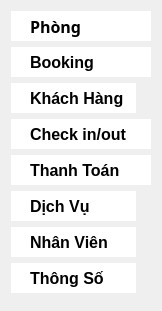
   <widget class="QWidget" name="verticalLayoutWidget">
    <property name="geometry">
     <rect>
      <x>0</x>
      <y>130</y>
      <width>151</width>
      <height>311</height>
     </rect>
    </property>
    <layout class="QVBoxLayout" name="verticalMain">
     <property name="sizeConstraint">
      <enum>QLayout::SetDefaultConstraint</enum>
     </property>
     <item>
      <widget class="QPushButton" name="btnNavRoom">
       <property name="minimumSize">
        <size>
         <width>0</width>
         <height>30</height>
        </size>
       </property>
       <property name="font">
        <font>
         <family>Montserrat</family>
         <pointsize>12</pointsize>
         <weight>75</weight>
         <bold>true</bold>
        </font>
       </property>
       <property name="layoutDirection">
        <enum>Qt::LeftToRight</enum>
       </property>
       <property name="styleSheet">
        <string notr="true">QPushButton {
	padding-left: 19px;
	background-color: white;
	border:1px;
	font-family: &quot;Montserrat&quot;;
	font-size:12pt;
	font-weight: bold;
	text-align: left;
}
QPushButton:hover {
	background-color: #fafafa;
	border:1px;
	font-family: &quot;Montserrat&quot;;
	font-size:13pt;
	font-weight: bold;
	text-align: left;
	border-left:3px solid #286cff;
}
QPushButton:checked {
	background-color: #fafafa;
	border:1px;
	font-family: &quot;Montserrat&quot;;
	font-size:13pt;
	font-weight: bold;
	text-align: left;
	border-left:3px solid #286cff;
}
	</string>
       </property>
       <property name="text">
        <string>Phòng</string>
       </property>
       <property name="checkable">
        <bool>true</bool>
       </property>
       <property name="autoExclusive">
        <bool>true</bool>
       </property>
      </widget>
     </item>
     <item>
      <widget class="QPushButton" name="btnNavBooking">
       <property name="minimumSize">
        <size>
         <width>0</width>
         <height>30</height>
        </size>
       </property>
       <property name="styleSheet">
        <string notr="true">QPushButton {
	padding-left: 19px;
	background-color:white;
	border:1px;
	font-family: &quot;Montserrat&quot;;
	font-size:12pt;
	font-weight: bold;
	text-align: left;
}
QPushButton:hover {
	background-color:#fafafa;
	border:1px;
	font-family: &quot;Montserrat&quot;;
	font-size:13pt;
	font-weight: bold;
	text-align: left;
	border-left:3px solid #286cff;
}
QPushButton:checked {
	background-color:#fafafa;
	border:1px;
	font-family: &quot;Montserrat&quot;;
	font-size:13pt;
	font-weight: bold;
	text-align: left;
	border-left:3px solid #286cff;
}
</string>
       </property>
       <property name="text">
        <string>Booking</string>
       </property>
       <property name="checkable">
        <bool>true</bool>
       </property>
       <property name="autoExclusive">
        <bool>true</bool>
       </property>
      </widget>
     </item>
     <item alignment="Qt::AlignLeft">
      <widget class="QPushButton" name="btnNavCustomer">
       <property name="minimumSize">
        <size>
         <width>125</width>
         <height>30</height>
        </size>
       </property>
       <property name="styleSheet">
        <string notr="true">QPushButton {
	padding-left: 19px;
	background-color:white;
	border:1px;
	font-family: &quot;Montserrat&quot;;
	font-size:12pt;
	font-weight: bold;
	text-align: left;
}
QPushButton:hover {
	background-color:#fafafa;
	border:1px;
	font-family: &quot;Montserrat&quot;;
	font-size:13pt;
	font-weight: bold;
	text-align: left;
	border-left:3px solid #286cff;
}
QPushButton:checked {
	background-color:#fafafa;
	border:1px;
	font-family: &quot;Montserrat&quot;;
	font-size:13pt;
	font-weight: bold;
	text-align: left;
	border-left:3px solid #286cff;
}</string>
       </property>
       <property name="text">
        <string>Khách Hàng</string>
       </property>
       <property name="checkable">
        <bool>true</bool>
       </property>
       <property name="autoExclusive">
        <bool>true</bool>
       </property>
      </widget>
     </item>
     <item alignment="Qt::AlignLeft">
      <widget class="QPushButton" name="btnNavCheckInOut">
       <property name="minimumSize">
        <size>
         <width>140</width>
         <height>30</height>
        </size>
       </property>
       <property name="styleSheet">
        <string notr="true">QPushButton {
	padding-left: 19px;
	text-align: left;
	background-color:white;
	border:1px;
	font-family: &quot;Montserrat&quot;;
	font-size:12pt;
	font-weight: bold;
}
QPushButton:hover {
	background-color:#fafafa;
	border:1px;
	font-family: &quot;Montserrat&quot;;
	font-size:13pt;
	font-weight: bold;
	text-align: left;
	border-left:3px solid #286cff;
}
QPushButton:checked {
	background-color:#fafafa;
	border:1px;
	font-family: &quot;Montserrat&quot;;
	font-size:13pt;
	font-weight: bold;
	text-align: left;
	border-left:3px solid #286cff;
}</string>
       </property>
       <property name="text">
        <string>Check in/out</string>
       </property>
       <property name="checkable">
        <bool>true</bool>
       </property>
       <property name="autoExclusive">
        <bool>true</bool>
       </property>
      </widget>
     </item>
     <item alignment="Qt::AlignLeft">
      <widget class="QPushButton" name="btnNavPayment">
       <property name="minimumSize">
        <size>
         <width>140</width>
         <height>30</height>
        </size>
       </property>
       <property name="styleSheet">
        <string notr="true">QPushButton {
	padding-left: 19px;
	text-align: left;
	background-color:white;
	border:1px;
	font-family: &quot;Montserrat&quot;;
	font-size:12pt;
	font-weight: bold;
}
QPushButton:hover {
	background-color:#fafafa;
	border:1px;
	font-family: &quot;Montserrat&quot;;
	font-size:13pt;
	font-weight: bold;
	text-align: left;
	border-left:3px solid #286cff;
}
QPushButton:checked {
	background-color:#fafafa;
	border:1px;
	font-family: &quot;Montserrat&quot;;
	font-size:13pt;
	font-weight: bold;
	text-align: left;
	border-left:3px solid #286cff;
}</string>
       </property>
       <property name="text">
        <string>Thanh Toán</string>
       </property>
       <property name="checkable">
        <bool>true</bool>
       </property>
       <property name="autoExclusive">
        <bool>true</bool>
       </property>
      </widget>
     </item>
     <item alignment="Qt::AlignLeft">
      <widget class="QPushButton" name="btnNavService">
       <property name="sizePolicy">
        <sizepolicy hsizetype="Expanding" vsizetype="Fixed">
         <horstretch>0</horstretch>
         <verstretch>0</verstretch>
        </sizepolicy>
       </property>
       <property name="minimumSize">
        <size>
         <width>125</width>
         <height>30</height>
        </size>
       </property>
       <property name="autoFillBackground">
        <bool>false</bool>
       </property>
       <property name="styleSheet">
        <string notr="true">QPushButton {
	padding-left: 19px;
	background-color:white;
	border:1px;
	font-family: &quot;Montserrat&quot;;
	font-size:12pt;
	font-weight: bold;
	text-align: left;
}
QPushButton:hover {
	background-color:#fafafa;
	border:1px;
	font-family: &quot;Montserrat&quot;;
	font-size:13pt;
	font-weight: bold;
	text-align: left;
	border-left:3px solid #286cff;
}
QPushButton:checked {
	background-color:#fafafa;
	border:1px;
	font-family: &quot;Montserrat&quot;;
	font-size:13pt;
	font-weight: bold;
	text-align: left;
	border-left:3px solid #286cff;
}</string>
       </property>
       <property name="text">
        <string>Dịch Vụ</string>
       </property>
       <property name="checkable">
        <bool>true</bool>
       </property>
       <property name="autoExclusive">
        <bool>true</bool>
       </property>
      </widget>
     </item>
     <item alignment="Qt::AlignLeft">
      <widget class="QPushButton" name="btnNavEmployee">
       <property name="minimumSize">
        <size>
         <width>125</width>
         <height>30</height>
        </size>
       </property>
       <property name="styleSheet">
        <string notr="true">QPushButton {
	padding-left: 19px;
	background-color:white;
	border:1px;
	font-family: &quot;Montserrat&quot;;
	font-size:12pt;
	font-weight: bold;
	text-align: left;
}
QPushButton:hover {
	background-color:#fafafa;
	border:1px;
	font-family: &quot;Montserrat&quot;;
	font-size:13pt;
	font-weight: bold;
	text-align: left;
	border-left:3px solid #286cff;
}
QPushButton:checked {
	background-color:#fafafa;
	border:1px;
	font-family: &quot;Montserrat&quot;;
	font-size:13pt;
	font-weight: bold;
	text-align: left;
	border-left:3px solid #286cff;
}</string>
       </property>
       <property name="text">
        <string>Nhân Viên</string>
       </property>
       <property name="checkable">
        <bool>true</bool>
       </property>
       <property name="autoExclusive">
        <bool>true</bool>
       </property>
      </widget>
     </item>
     <item alignment="Qt::AlignLeft">
      <widget class="QPushButton" name="btnNavSettings">
       <property name="minimumSize">
        <size>
         <width>125</width>
         <height>30</height>
        </size>
       </property>
       <property name="styleSheet">
        <string notr="true">QPushButton {
	padding-left: 19px;
	background-color:white;
	border:1px;
	font-family: &quot;Montserrat&quot;;
	font-size:12pt;
	font-weight: bold;
	text-align: left;
}
QPushButton:hover {
	background-color:#fafafa;
	border:1px;
	font-family: &quot;Montserrat&quot;;
	font-size:13pt;
	font-weight: bold;
	text-align: left;
	border-left:3px solid #286cff;
}
QPushButton:checked {
	background-color:#fafafa;
	border:1px;
	font-family: &quot;Montserrat&quot;;
	font-size:13pt;
	font-weight: bold;
	text-align: left;
	border-left:3px solid #286cff;
}</string>
       </property>
       <property name="text">
        <string>Thông Số </string>
       </property>
       <property name="checkable">
        <bool>true</bool>
       </property>
       <property name="autoExclusive">
        <bool>true</bool>
       </property>
      </widget>
     </item>
    </layout>
   </widget>
